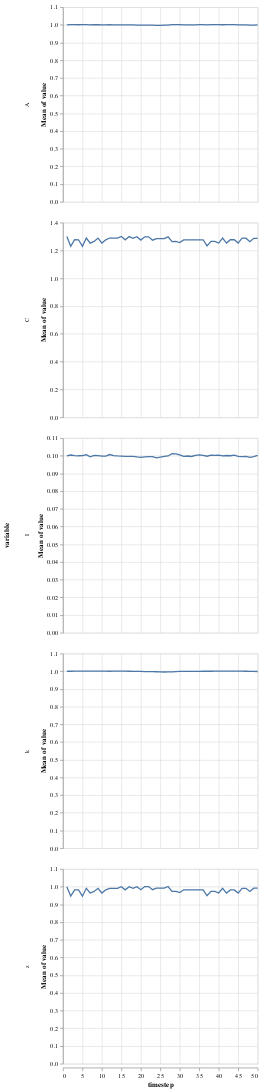

Notebook code for this chart:
### Code cell
get_table(simres4) |> @vlplot(:line, x=:timestep, y="mean(value)", row="variable:n", resolve={scale={y=:independent}})

### Figure 1 — Vega-Lite specification as saved in the notebook (floating-point values rounded to 4 significant figures; data arrays with more than 128 entries replaced by an {"elided": "..."} marker saying what was removed)
{"data": {"values": {"elided": "25250 records"}}, "encoding": {"row": {"field": "variable", "type": "nominal"}, "x": {"field": "timestep", "type": "quantitative"}, "y": {"aggregate": "mean", "field": "value", "type": "quantitative"}}, "mark": "line", "resolve": {"scale": {"x": "shared", "y": "independent"}}}
